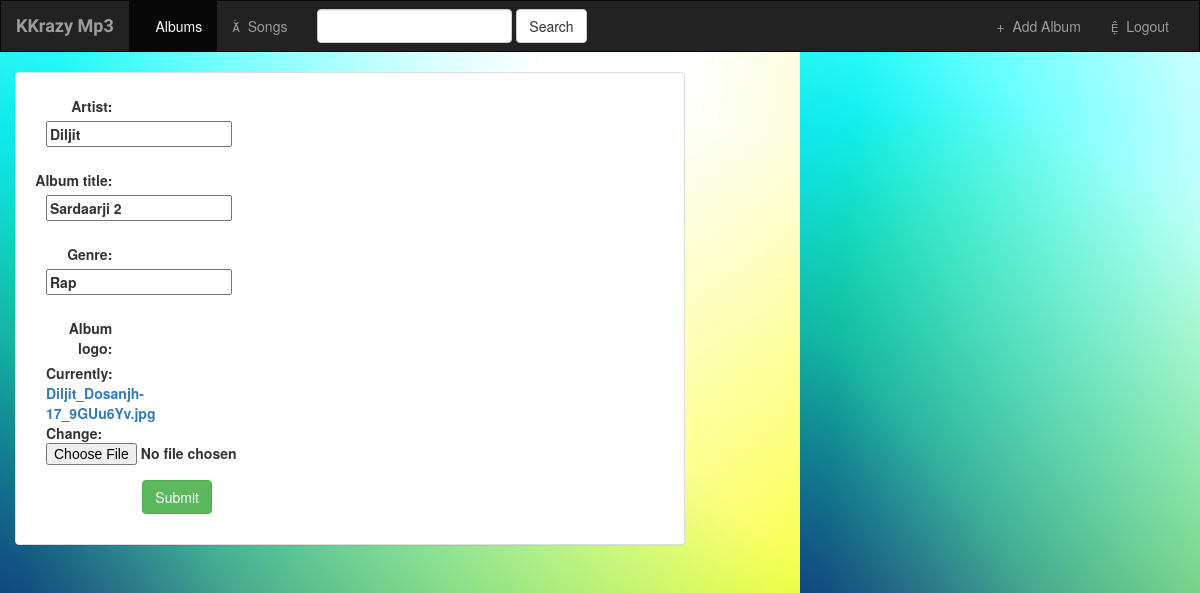
Screenshot of /music/album/5/ with the database file from the repository.
### music/models.py (models this page shows, shortened)
class Album(models.Model):
    artist = models.CharField(max_length=250)
    album_title = models.CharField(max_length=250)
    genre = models.CharField(max_length=100)
    album_logo = models.FileField()

### music/views.py (the view)
# urls.py: url(r'^album/(?P<pk>[0-9]+)/$',views.AlbumUpdate.as_view(),name = 'album-update'),
class AlbumUpdate(UpdateView):
	model = Album
	fields = ['artist','album_title','genre','album_logo']

### music/templates/music/album_form.html (shortened to what this page needs)
{% extends 'music/base.html' %}
{% block body %}
    <div class="container-fluid">
        <div class = "row">
            <div class="col-sm-12 col-md-7">
                <div class = "panel panel-default">
                    <div class = "panel-body">
                        <form class = "form-horizontal" action="" method ="post" enctype="multipart/form-data">
                            {% include 'music/form-template.html' %}
                            <div class = "form-group">
                                <div class = "col-sm-offset-2 col-sm-10">
                                    <button type = "submit" class = "btn btn-success">
                                        Submit
                                    </button>
                                </div>
                            </div>
                        </form>
                    </div>
                </div>
            </div>
        </div>
    </div>
{% endblock %}

### music/templates/music/form-template.html (shortened to what this page needs)
{% for field in form %}
    <div class = "form-group">
         <div class = "col-sm-offset-2 col-sm-10">
         </div>
    <label class= "control-label col-sm-2">
        {{ field.label_tag }}
        <div class="col-sm-10">
            {{ field }}
        </div>
    </label>
    </div>
{% endfor %}

### music/static/music/style.css (style rules this page uses)
body { background: white url("images/back2.jpeg"); }

### rows the page displays
Album: form "Diljit" "Sardaarji 2" "Rap"

### other values shown
{{ field.label_tag }} "Artist:" "Album title:" "Genre:" "Album logo:"
